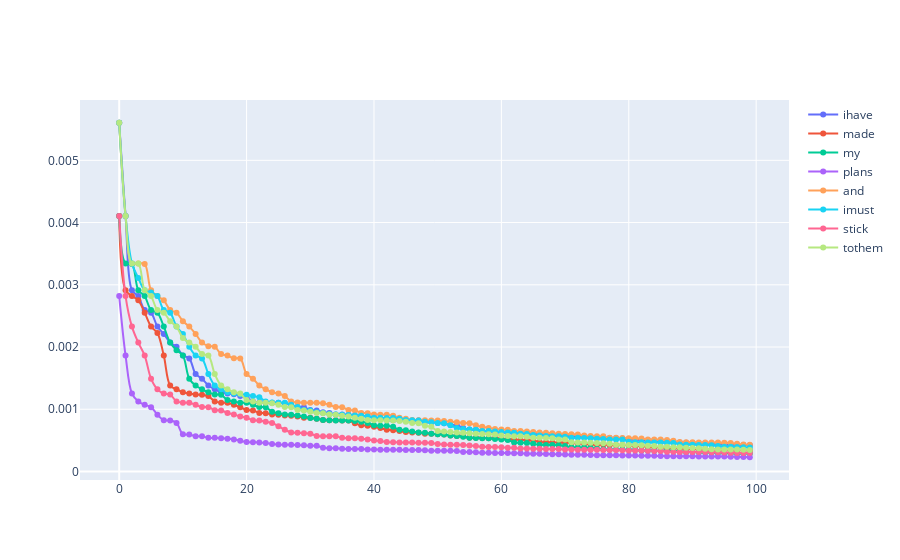

Notebook source saved alongside this figure:
### Code cell
max_parad = 100 # max_non_zeroes
slg.util.plot_scatter_line(list(range(max_parad)),sorted(sent_seq.chain.tokens[0].paradigm.probs, reverse=True),sent_seq.chain.tokens[0].label, add_trace=[(list(range(max_parad)), sorted(token.paradigm.probs, reverse=True), token.label) for token in sent_seq.chain.tokens[1:]])

### Figure 1 — Plotly figure (JSON) as saved in the notebook; plotly's stock layout.template omitted (floating-point values rounded to 4 significant figures; data arrays with more than 128 entries replaced by an {"elided": "..."} marker saying what was removed)
{"data": [{"line": {"shape": "spline"}, "mode": "lines+markers", "name": "ihave", "type": "scatter", "x": [0, 1, 2, 3, 4, 5, 6, 7, 8, 9, 10, 11, 12, 13, 14, 15, 16, 17, 18, 19, 20, 21, 22, 23, 24, 25, 26, 27, 28, 29, 30, 31, 32, 33, 34, 35, 36, 37, 38, 39, 40, 41, 42, 43, 44, 45, 46, 47, 48, 49, 50, 51, 52, 53, 54, 55, 56, 57, 58, 59, 60, 61, 62, 63, 64, 65, 66, 67, 68, 69, 70, 71, 72, 73, 74, 75, 76, 77, 78, 79, 80, 81, 82, 83, 84, 85, 86, 87, 88, 89, 90, 91, 92, 93, 94, 95, 96, 97, 98, 99], "y": {"elided": "10449 float values"}}, {"line": {"shape": "spline"}, "mode": "lines+markers", "name": "made", "type": "scatter", "x": [0, 1, 2, 3, 4, 5, 6, 7, 8, 9, 10, 11, 12, 13, 14, 15, 16, 17, 18, 19, 20, 21, 22, 23, 24, 25, 26, 27, 28, 29, 30, 31, 32, 33, 34, 35, 36, 37, 38, 39, 40, 41, 42, 43, 44, 45, 46, 47, 48, 49, 50, 51, 52, 53, 54, 55, 56, 57, 58, 59, 60, 61, 62, 63, 64, 65, 66, 67, 68, 69, 70, 71, 72, 73, 74, 75, 76, 77, 78, 79, 80, 81, 82, 83, 84, 85, 86, 87, 88, 89, 90, 91, 92, 93, 94, 95, 96, 97, 98, 99], "y": {"elided": "5984 float values"}}, {"line": {"shape": "spline"}, "mode": "lines+markers", "name": "my", "type": "scatter", "x": [0, 1, 2, 3, 4, 5, 6, 7, 8, 9, 10, 11, 12, 13, 14, 15, 16, 17, 18, 19, 20, 21, 22, 23, 24, 25, 26, 27, 28, 29, 30, 31, 32, 33, 34, 35, 36, 37, 38, 39, 40, 41, 42, 43, 44, 45, 46, 47, 48, 49, 50, 51, 52, 53, 54, 55, 56, 57, 58, 59, 60, 61, 62, 63, 64, 65, 66, 67, 68, 69, 70, 71, 72, 73, 74, 75, 76, 77, 78, 79, 80, 81, 82, 83, 84, 85, 86, 87, 88, 89, 90, 91, 92, 93, 94, 95, 96, 97, 98, 99], "y": {"elided": "3765 float values"}}, {"line": {"shape": "spline"}, "mode": "lines+markers", "name": "plans", "type": "scatter", "x": [0, 1, 2, 3, 4, 5, 6, 7, 8, 9, 10, 11, 12, 13, 14, 15, 16, 17, 18, 19, 20, 21, 22, 23, 24, 25, 26, 27, 28, 29, 30, 31, 32, 33, 34, 35, 36, 37, 38, 39, 40, 41, 42, 43, 44, 45, 46, 47, 48, 49, 50, 51, 52, 53, 54, 55, 56, 57, 58, 59, 60, 61, 62, 63, 64, 65, 66, 67, 68, 69, 70, 71, 72, 73, 74, 75, 76, 77, 78, 79, 80, 81, 82, 83, 84, 85, 86, 87, 88, 89, 90, 91, 92, 93, 94, 95, 96, 97, 98, 99], "y": {"elided": "5803 float values"}}, {"line": {"shape": "spline"}, "mode": "lines+markers", "name": "and", "type": "scatter", "x": [0, 1, 2, 3, 4, 5, 6, 7, 8, 9, 10, 11, 12, 13, 14, 15, 16, 17, 18, 19, 20, 21, 22, 23, 24, 25, 26, 27, 28, 29, 30, 31, 32, 33, 34, 35, 36, 37, 38, 39, 40, 41, 42, 43, 44, 45, 46, 47, 48, 49, 50, 51, 52, 53, 54, 55, 56, 57, 58, 59, 60, 61, 62, 63, 64, 65, 66, 67, 68, 69, 70, 71, 72, 73, 74, 75, 76, 77, 78, 79, 80, 81, 82, 83, 84, 85, 86, 87, 88, 89, 90, 91, 92, 93, 94, 95, 96, 97, 98, 99], "y": {"elided": "3402 float values"}}, {"line": {"shape": "spline"}, "mode": "lines+markers", "name": "imust", "type": "scatter", "x": [0, 1, 2, 3, 4, 5, 6, 7, 8, 9, 10, 11, 12, 13, 14, 15, 16, 17, 18, 19, 20, 21, 22, 23, 24, 25, 26, 27, 28, 29, 30, 31, 32, 33, 34, 35, 36, 37, 38, 39, 40, 41, 42, 43, 44, 45, 46, 47, 48, 49, 50, 51, 52, 53, 54, 55, 56, 57, 58, 59, 60, 61, 62, 63, 64, 65, 66, 67, 68, 69, 70, 71, 72, 73, 74, 75, 76, 77, 78, 79, 80, 81, 82, 83, 84, 85, 86, 87, 88, 89, 90, 91, 92, 93, 94, 95, 96, 97, 98, 99], "y": {"elided": "7950 float values"}}, {"line": {"shape": "spline"}, "mode": "lines+markers", "name": "stick", "type": "scatter", "x": [0, 1, 2, 3, 4, 5, 6, 7, 8, 9, 10, 11, 12, 13, 14, 15, 16, 17, 18, 19, 20, 21, 22, 23, 24, 25, 26, 27, 28, 29, 30, 31, 32, 33, 34, 35, 36, 37, 38, 39, 40, 41, 42, 43, 44, 45, 46, 47, 48, 49, 50, 51, 52, 53, 54, 55, 56, 57, 58, 59, 60, 61, 62, 63, 64, 65, 66, 67, 68, 69, 70, 71, 72, 73, 74, 75, 76, 77, 78, 79, 80, 81, 82, 83, 84, 85, 86, 87, 88, 89, 90, 91, 92, 93, 94, 95, 96, 97, 98, 99], "y": {"elided": "6937 float values"}}, {"line": {"shape": "spline"}, "mode": "lines+markers", "name": "tothem", "type": "scatter", "x": [0, 1, 2, 3, 4, 5, 6, 7, 8, 9, 10, 11, 12, 13, 14, 15, 16, 17, 18, 19, 20, 21, 22, 23, 24, 25, 26, 27, 28, 29, 30, 31, 32, 33, 34, 35, 36, 37, 38, 39, 40, 41, 42, 43, 44, 45, 46, 47, 48, 49, 50, 51, 52, 53, 54, 55, 56, 57, 58, 59, 60, 61, 62, 63, 64, 65, 66, 67, 68, 69, 70, 71, 72, 73, 74, 75, 76, 77, 78, 79, 80, 81, 82, 83, 84, 85, 86, 87, 88, 89, 90, 91, 92, 93, 94, 95, 96, 97, 98, 99], "y": {"elided": "4626 float values"}}], "layout": {"title": {}, "xaxis": {"title": {}}, "yaxis": {"title": {}}}}
